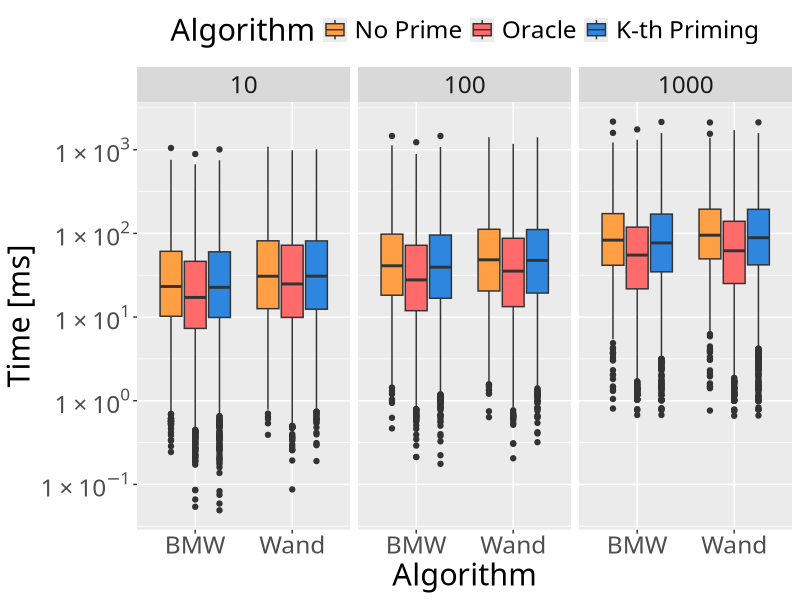

This chart was generated by the following R code: (Note: this script raises an error after producing the figure.)
library(ggplot2);
library(scales);
library(grid);
library(gridExtra);
library(Cairo);

# This is a function that allows us to have nice looking 10^x y axis
fancy_scientific <- function(l) {
     # turn in to character string in scientific notation
     l <- format(l, scientific = TRUE)
     l <- gsub("0e\\+00","0",l)
     # quote the part before the exponent to keep all the digits
     l <- gsub("^(.*)e", "'\\1'e", l)
     l <- gsub("e\\+","e",l)
     # turn the 'e+' into plotmath format
     l <- gsub("e", "%*%10^", l)
     #l <- gsub("\\'1[\\.0]*\\'\\%\\*\\%", "", l)
     # return this as an expression
     parse(text=l)
}

#runs.txt 
#k algo heap query num_terms time_ms

# Read data
data <- read.csv(file="runs.txt",sep=" ",header=TRUE);

# Plot each algorithm across the x axis, time on the y axis, group by the algorithm x Heap setup
plot <- ggplot(data,aes(x=factor(algo), y=time_ms, group=interaction(algo,heap), fill=interaction(heap)))
plot <- plot + geom_boxplot()

# Facet into one facet per k value
plot <- plot + facet_grid(. ~ k)

plot <- plot + scale_x_discrete("Algorithm", labels=c("BMW","Wand"))

# Note the use of our new fancy scientific labels on the y axis :-)
plot <- plot + scale_y_log10("Time [ms]", labels=fancy_scientific, breaks = c(0.1, 1, 10, 100, 1000))

# Let's pick some nice colours
plot <- plot + scale_fill_manual("Algorithm", 
                                 values=c("#ff9f43", "#ff6b6b", "#2e86de"),
                                 labels=c("noprime" = "No Prime","oracle" = "Oracle","primed" = "K-th Priming"))

# Again, use our Libertine font
plot <- plot + theme(text = element_text(family = "Linux Libertine O", size=22)) 

# Example of putting the legend at the top of the graph
plot <- plot + theme(legend.position="top")

ggsave(plot,file="cmp.pdf",width=10,height=7, device=cairo_pdf)
embedFonts("cmp.pdf",options='-c ".setpdfwrite <</NeverEmbed [ ]>> setdistillerparams" -dSubsetFonts=true -dCompressFonts=true -dCompatibilityLevel=1.4')
